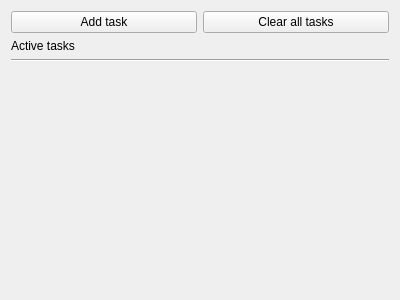
<?xml version="1.0" encoding="UTF-8"?>
<ui version="4.0">
 <class>CentralWidget</class>
 <widget class="QWidget" name="CentralWidget">
  <property name="geometry">
   <rect>
    <x>0</x>
    <y>0</y>
    <width>400</width>
    <height>300</height>
   </rect>
  </property>
  <property name="windowTitle">
   <string>Widget</string>
  </property>
  <layout class="QVBoxLayout" name="verticalLayout">
   <item>
    <layout class="QHBoxLayout" name="hLayoutButtons">
     <item>
      <widget class="QPushButton" name="buttonAddTask">
       <property name="text">
        <string>Add task</string>
       </property>
      </widget>
     </item>
     <item>
      <widget class="QPushButton" name="buttonClearAll">
       <property name="text">
        <string>Clear all tasks</string>
       </property>
      </widget>
     </item>
    </layout>
   </item>
   <item>
    <widget class="QLabel" name="labelTitle">
     <property name="text">
      <string>Active tasks</string>
     </property>
    </widget>
   </item>
   <item>
    <widget class="Line" name="line">
     <property name="orientation">
      <enum>Qt::Orientation::Horizontal</enum>
     </property>
    </widget>
   </item>
   <item>
    <layout class="QVBoxLayout" name="vLayoutTasks"/>
   </item>
   <item>
    <spacer name="verticalSpacer">
     <property name="orientation">
      <enum>Qt::Orientation::Vertical</enum>
     </property>
     <property name="sizeHint" stdset="0">
      <size>
       <width>20</width>
       <height>40</height>
      </size>
     </property>
    </spacer>
   </item>
  </layout>
 </widget>
 <resources/>
 <connections/>
</ui>
